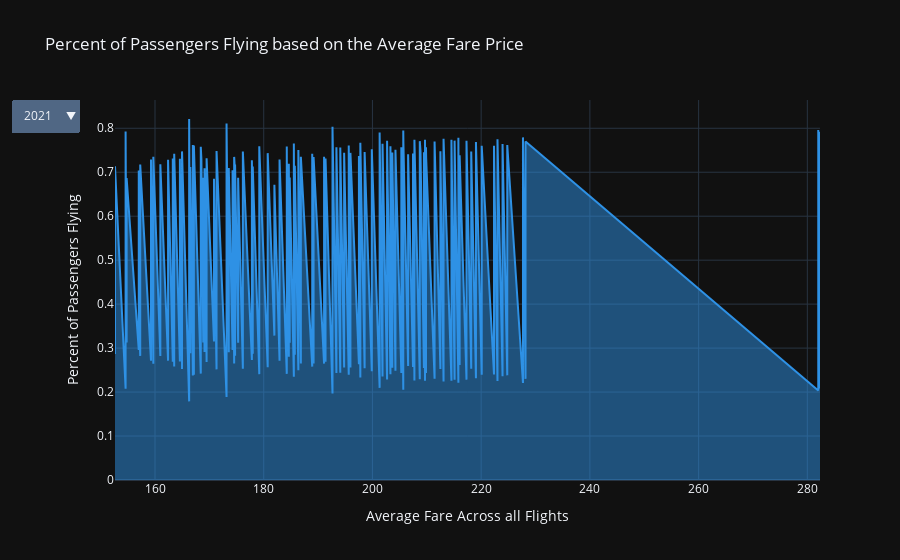

The code cell stored with this chart in its notebook:
### Code cell
# This visualization will serve to observe the 
# percent of short and long haul passenger based on the average fare price
consumer_fares = consumer_fares[consumer_fares['cityname'] == 'Seattle, WA']
consumer_fares['year'] =  list(map(str, consumer_fares['year']))


consumer_fares_reshape = pd.melt(consumer_fares.rename(columns = {
    'perc_sh_passengers':'Percent of Short Haul Passengers', 
    'perc_lh_passengers':'Percent of Long Haul Passengers', 
    'Total_avg_hub_fare':'Average Fare Across all Flights'
    }), 
                                  id_vars = ['year', 'Average Fare Across all Flights'], 
                                  value_vars=['Percent of Short Haul Passengers', 
                                              'Percent of Long Haul Passengers'
                                              ])



df = consumer_fares_reshape[['year','variable', 'value','Average Fare Across all Flights']].set_index(['variable','year', 
                                                                                   'Average Fare Across all Flights'])['value']

figs = {
    c: px.area(consumer_fares_reshape, x="Average Fare Across all Flights", 
              y='value', 
              labels = {
                 'value':'Percent of Passengers Flying', 
                 'variable':'Type of Flight'
             }, 
             title="Percent of Passengers Flying based on the Average Fare Price",
        color_discrete_sequence=px.colors.qualitative.Dark24).update_traces(
        name=c, visible=False, 
    )
    for c in df.index.get_level_values("year").unique()
}


# integrate figures per category into one figure
defaultcat = consumer_fares.year.unique()[0]
fig = figs[defaultcat].update_traces(visible=True)
for k in figs.keys():
    if k != defaultcat:
        fig.add_traces(figs[k].data)
        
# finally build dropdown menu
fig.update_layout(
    updatemenus=[
        {
            "buttons": [
                {
                    "label": k,
                    "method": "update",
                    # list comprehension for which traces are visible
                    "args": [{"visible": [kk == k for kk in figs.keys()]},
                             {"title":go.layout.xaxis.Title(
            text=f"Percent of Passengers flying vs. Average Airfare Prices <br><sup>{k} </sup>"
            )}],
                }
                for k in figs.keys()
            ]
        }
    ]
)



#list(df.columns)

### Figure 1 — Plotly figure (JSON) as saved in the notebook; plotly's stock layout.template omitted (floating-point values rounded to 4 significant figures; data arrays with more than 128 entries replaced by an {"elided": "..."} marker saying what was removed)
{"data": [{"hovertemplate": "Average Fare Across all Flights=%{x}<br>Percent of Passengers Flying=%{y}<extra></extra>", "legendgroup": "", "line": {"color": "#2E91E5"}, "marker": {"symbol": "circle"}, "mode": "lines", "name": "2021", "orientation": "v", "showlegend": false, "stackgroup": "1", "type": "scatter", "visible": true, "x": {"elided": "208 float values"}, "xaxis": "x", "y": {"elided": "208 float values"}, "yaxis": "y"}, {"hovertemplate": "Average Fare Across all Flights=%{x}<br>Percent of Passengers Flying=%{y}<extra></extra>", "legendgroup": "", "line": {"color": "#2E91E5"}, "marker": {"symbol": "circle"}, "mode": "lines", "name": "2022", "orientation": "v", "showlegend": false, "stackgroup": "1", "type": "scatter", "visible": false, "x": {"elided": "208 float values"}, "xaxis": "x", "y": {"elided": "208 float values"}, "yaxis": "y"}, {"hovertemplate": "Average Fare Across all Flights=%{x}<br>Percent of Passengers Flying=%{y}<extra></extra>", "legendgroup": "", "line": {"color": "#2E91E5"}, "marker": {"symbol": "circle"}, "mode": "lines", "name": "2018", "orientation": "v", "showlegend": false, "stackgroup": "1", "type": "scatter", "visible": false, "x": {"elided": "208 float values"}, "xaxis": "x", "y": {"elided": "208 float values"}, "yaxis": "y"}, {"hovertemplate": "Average Fare Across all Flights=%{x}<br>Percent of Passengers Flying=%{y}<extra></extra>", "legendgroup": "", "line": {"color": "#2E91E5"}, "marker": {"symbol": "circle"}, "mode": "lines", "name": "2003", "orientation": "v", "showlegend": false, "stackgroup": "1", "type": "scatter", "visible": false, "x": {"elided": "208 float values"}, "xaxis": "x", "y": {"elided": "208 float values"}, "yaxis": "y"}, {"hovertemplate": "Average Fare Across all Flights=%{x}<br>Percent of Passengers Flying=%{y}<extra></extra>", "legendgroup": "", "line": {"color": "#2E91E5"}, "marker": {"symbol": "circle"}, "mode": "lines", "name": "2012", "orientation": "v", "showlegend": false, "stackgroup": "1", "type": "scatter", "visible": false, "x": {"elided": "208 float values"}, "xaxis": "x", "y": {"elided": "208 float values"}, "yaxis": "y"}, {"hovertemplate": "Average Fare Across all Flights=%{x}<br>Percent of Passengers Flying=%{y}<extra></extra>", "legendgroup": "", "line": {"color": "#2E91E5"}, "marker": {"symbol": "circle"}, "mode": "lines", "name": "2014", "orientation": "v", "showlegend": false, "stackgroup": "1", "type": "scatter", "visible": false, "x": {"elided": "208 float values"}, "xaxis": "x", "y": {"elided": "208 float values"}, "yaxis": "y"}, {"hovertemplate": "Average Fare Across all Flights=%{x}<br>Percent of Passengers Flying=%{y}<extra></extra>", "legendgroup": "", "line": {"color": "#2E91E5"}, "marker": {"symbol": "circle"}, "mode": "lines", "name": "1997", "orientation": "v", "showlegend": false, "stackgroup": "1", "type": "scatter", "visible": false, "x": {"elided": "208 float values"}, "xaxis": "x", "y": {"elided": "208 float values"}, "yaxis": "y"}, {"hovertemplate": "Average Fare Across all Flights=%{x}<br>Percent of Passengers Flying=%{y}<extra></extra>", "legendgroup": "", "line": {"color": "#2E91E5"}, "marker": {"symbol": "circle"}, "mode": "lines", "name": "2001", "orientation": "v", "showlegend": false, "stackgroup": "1", "type": "scatter", "visible": false, "x": {"elided": "208 float values"}, "xaxis": "x", "y": {"elided": "208 float values"}, "yaxis": "y"}, {"hovertemplate": "Average Fare Across all Flights=%{x}<br>Percent of Passengers Flying=%{y}<extra></extra>", "legendgroup": "", "line": {"color": "#2E91E5"}, "marker": {"symbol": "circle"}, "mode": "lines", "name": "1996", "orientation": "v", "showlegend": false, "stackgroup": "1", "type": "scatter", "visible": false, "x": {"elided": "208 float values"}, "xaxis": "x", "y": {"elided": "208 float values"}, "yaxis": "y"}, {"hovertemplate": "Average Fare Across all Flights=%{x}<br>Percent of Passengers Flying=%{y}<extra></extra>", "legendgroup": "", "line": {"color": "#2E91E5"}, "marker": {"symbol": "circle"}, "mode": "lines", "name": "2005", "orientation": "v", "showlegend": false, "stackgroup": "1", "type": "scatter", "visible": false, "x": {"elided": "208 float values"}, "xaxis": "x", "y": {"elided": "208 float values"}, "yaxis": "y"}, {"hovertemplate": "Average Fare Across all Flights=%{x}<br>Percent of Passengers Flying=%{y}<extra></extra>", "legendgroup": "", "line": {"color": "#2E91E5"}, "marker": {"symbol": "circle"}, "mode": "lines", "name": "2017", "orientation": "v", "showlegend": false, "stackgroup": "1", "type": "scatter", "visible": false, "x": {"elided": "208 float values"}, "xaxis": "x", "y": {"elided": "208 float values"}, "yaxis": "y"}, {"hovertemplate": "Average Fare Across all Flights=%{x}<br>Percent of Passengers Flying=%{y}<extra></extra>", "legendgroup": "", "line": {"color": "#2E91E5"}, "marker": {"symbol": "circle"}, "mode": "lines", "name": "2019", "orientation": "v", "showlegend": false, "stackgroup": "1", "type": "scatter", "visible": false, "x": {"elided": "208 float values"}, "xaxis": "x", "y": {"elided": "208 float values"}, "yaxis": "y"}, {"hovertemplate": "Average Fare Across all Flights=%{x}<br>Percent of Passengers Flying=%{y}<extra></extra>", "legendgroup": "", "line": {"color": "#2E91E5"}, "marker": {"symbol": "circle"}, "mode": "lines", "name": "2006", "orientation": "v", "showlegend": false, "stackgroup": "1", "type": "scatter", "visible": false, "x": {"elided": "208 float values"}, "xaxis": "x", "y": {"elided": "208 float values"}, "yaxis": "y"}, {"hovertemplate": "Average Fare Across all Flights=%{x}<br>Percent of Passengers Flying=%{y}<extra></extra>", "legendgroup": "", "line": {"color": "#2E91E5"}, "marker": {"symbol": "circle"}, "mode": "lines", "name": "1999", "orientation": "v", "showlegend": false, "stackgroup": "1", "type": "scatter", "visible": false, "x": {"elided": "208 float values"}, "xaxis": "x", "y": {"elided": "208 float values"}, "yaxis": "y"}, {"hovertemplate": "Average Fare Across all Flights=%{x}<br>Percent of Passengers Flying=%{y}<extra></extra>", "legendgroup": "", "line": {"color": "#2E91E5"}, "marker": {"symbol": "circle"}, "mode": "lines", "name": "2010", "orientation": "v", "showlegend": false, "stackgroup": "1", "type": "scatter", "visible": false, "x": {"elided": "208 float values"}, "xaxis": "x", "y": {"elided": "208 float values"}, "yaxis": "y"}, {"hovertemplate": "Average Fare Across all Flights=%{x}<br>Percent of Passengers Flying=%{y}<extra></extra>", "legendgroup": "", "line": {"color": "#2E91E5"}, "marker": {"symbol": "circle"}, "mode": "lines", "name": "2011", "orientation": "v", "showlegend": false, "stackgroup": "1", "type": "scatter", "visible": false, "x": {"elided": "208 float values"}, "xaxis": "x", "y": {"elided": "208 float values"}, "yaxis": "y"}, {"hovertemplate": "Average Fare Across all Flights=%{x}<br>Percent of Passengers Flying=%{y}<extra></extra>", "legendgroup": "", "line": {"color": "#2E91E5"}, "marker": {"symbol": "circle"}, "mode": "lines", "name": "2015", "orientation": "v", "showlegend": false, "stackgroup": "1", "type": "scatter", "visible": false, "x": {"elided": "208 float values"}, "xaxis": "x", "y": {"elided": "208 float values"}, "yaxis": "y"}, {"hovertemplate": "Average Fare Across all Flights=%{x}<br>Percent of Passengers Flying=%{y}<extra></extra>", "legendgroup": "", "line": {"color": "#2E91E5"}, "marker": {"symbol": "circle"}, "mode": "lines", "name": "2002", "orientation": "v", "showlegend": false, "stackgroup": "1", "type": "scatter", "visible": false, "x": {"elided": "208 float values"}, "xaxis": "x", "y": {"elided": "208 float values"}, "yaxis": "y"}, {"hovertemplate": "Average Fare Across all Flights=%{x}<br>Percent of Passengers Flying=%{y}<extra></extra>", "legendgroup": "", "line": {"color": "#2E91E5"}, "marker": {"symbol": "circle"}, "mode": "lines", "name": "2004", "orientation": "v", "showlegend": false, "stackgroup": "1", "type": "scatter", "visible": false, "x": {"elided": "208 float values"}, "xaxis": "x", "y": {"elided": "208 float values"}, "yaxis": "y"}, {"hovertemplate": "Average Fare Across all Flights=%{x}<br>Percent of Passengers Flying=%{y}<extra></extra>", "legendgroup": "", "line": {"color": "#2E91E5"}, "marker": {"symbol": "circle"}, "mode": "lines", "name": "2008", "orientation": "v", "showlegend": false, "stackgroup": "1", "type": "scatter", "visible": false, "x": {"elided": "208 float values"}, "xaxis": "x", "y": {"elided": "208 float values"}, "yaxis": "y"}, {"hovertemplate": "Average Fare Across all Flights=%{x}<br>Percent of Passengers Flying=%{y}<extra></extra>", "legendgroup": "", "line": {"color": "#2E91E5"}, "marker": {"symbol": "circle"}, "mode": "lines", "name": "2009", "orientation": "v", "showlegend": false, "stackgroup": "1", "type": "scatter", "visible": false, "x": {"elided": "208 float values"}, "xaxis": "x", "y": {"elided": "208 float values"}, "yaxis": "y"}, {"hovertemplate": "Average Fare Across all Flights=%{x}<br>Percent of Passengers Flying=%{y}<extra></extra>", "legendgroup": "", "line": {"color": "#2E91E5"}, "marker": {"symbol": "circle"}, "mode": "lines", "name": "2013", "orientation": "v", "showlegend": false, "stackgroup": "1", "type": "scatter", "visible": false, "x": {"elided": "208 float values"}, "xaxis": "x", "y": {"elided": "208 float values"}, "yaxis": "y"}, {"hovertemplate": "Average Fare Across all Flights=%{x}<br>Percent of Passengers Flying=%{y}<extra></extra>", "legendgroup": "", "line": {"color": "#2E91E5"}, "marker": {"symbol": "circle"}, "mode": "lines", "name": "2007", "orientation": "v", "showlegend": false, "stackgroup": "1", "type": "scatter", "visible": false, "x": {"elided": "208 float values"}, "xaxis": "x", "y": {"elided": "208 float values"}, "yaxis": "y"}, {"hovertemplate": "Average Fare Across all Flights=%{x}<br>Percent of Passengers Flying=%{y}<extra></extra>", "legendgroup": "", "line": {"color": "#2E91E5"}, "marker": {"symbol": "circle"}, "mode": "lines", "name": "2000", "orientation": "v", "showlegend": false, "stackgroup": "1", "type": "scatter", "visible": false, "x": {"elided": "208 float values"}, "xaxis": "x", "y": {"elided": "208 float values"}, "yaxis": "y"}, {"hovertemplate": "Average Fare Across all Flights=%{x}<br>Percent of Passengers Flying=%{y}<extra></extra>", "legendgroup": "", "line": {"color": "#2E91E5"}, "marker": {"symbol": "circle"}, "mode": "lines", "name": "1998", "orientation": "v", "showlegend": false, "stackgroup": "1", "type": "scatter", "visible": false, "x": {"elided": "208 float values"}, "xaxis": "x", "y": {"elided": "208 float values"}, "yaxis": "y"}, {"hovertemplate": "Average Fare Across all Flights=%{x}<br>Percent of Passengers Flying=%{y}<extra></extra>", "legendgroup": "", "line": {"color": "#2E91E5"}, "marker": {"symbol": "circle"}, "mode": "lines", "name": "2016", "orientation": "v", "showlegend": false, "stackgroup": "1", "type": "scatter", "visible": false, "x": {"elided": "208 float values"}, "xaxis": "x", "y": {"elided": "208 float values"}, "yaxis": "y"}, {"hovertemplate": "Average Fare Across all Flights=%{x}<br>Percent of Passengers Flying=%{y}<extra></extra>", "legendgroup": "", "line": {"color": "#2E91E5"}, "marker": {"symbol": "circle"}, "mode": "lines", "name": "2020", "orientation": "v", "showlegend": false, "stackgroup": "1", "type": "scatter", "visible": false, "x": {"elided": "208 float values"}, "xaxis": "x", "y": {"elided": "208 float values"}, "yaxis": "y"}], "layout": {"legend": {"tracegroupgap": 0}, "title": {"text": "Percent of Passengers Flying based on the Average Fare Price"}, "updatemenus": [{"buttons": [{"args": [{"visible": [true, false, false, false, false, false, false, false, false, false, false, false, false, false, false, false, false, false, false, false, false, false, false, false, false, false, false]}, {"title": {"text": "Percent of Passengers flying vs. Average Airfare Prices <br><sup>2021 </sup>"}}], "label": "2021", "method": "update"}, {"args": [{"visible": [false, true, false, false, false, false, false, false, false, false, false, false, false, false, false, false, false, false, false, false, false, false, false, false, false, false, false]}, {"title": {"text": "Percent of Passengers flying vs. Average Airfare Prices <br><sup>2022 </sup>"}}], "label": "2022", "method": "update"}, {"args": [{"visible": [false, false, true, false, false, false, false, false, false, false, false, false, false, false, false, false, false, false, false, false, false, false, false, false, false, false, false]}, {"title": {"text": "Percent of Passengers flying vs. Average Airfare Prices <br><sup>2018 </sup>"}}], "label": "2018", "method": "update"}, {"args": [{"visible": [false, false, false, true, false, false, false, false, false, false, false, false, false, false, false, false, false, false, false, false, false, false, false, false, false, false, false]}, {"title": {"text": "Percent of Passengers flying vs. Average Airfare Prices <br><sup>2003 </sup>"}}], "label": "2003", "method": "update"}, {"args": [{"visible": [false, false, false, false, true, false, false, false, false, false, false, false, false, false, false, false, false, false, false, false, false, false, false, false, false, false, false]}, {"title": {"text": "Percent of Passengers flying vs. Average Airfare Prices <br><sup>2012 </sup>"}}], "label": "2012", "method": "update"}, {"args": [{"visible": [false, false, false, false, false, true, false, false, false, false, false, false, false, false, false, false, false, false, false, false, false, false, false, false, false, false, false]}, {"title": {"text": "Percent of Passengers flying vs. Average Airfare Prices <br><sup>2014 </sup>"}}], "label": "2014", "method": "update"}, {"args": [{"visible": [false, false, false, false, false, false, true, false, false, false, false, false, false, false, false, false, false, false, false, false, false, false, false, false, false, false, false]}, {"title": {"text": "Percent of Passengers flying vs. Average Airfare Prices <br><sup>1997 </sup>"}}], "label": "1997", "method": "update"}, {"args": [{"visible": [false, false, false, false, false, false, false, true, false, false, false, false, false, false, false, false, false, false, false, false, false, false, false, false, false, false, false]}, {"title": {"text": "Percent of Passengers flying vs. Average Airfare Prices <br><sup>2001 </sup>"}}], "label": "2001", "method": "update"}, {"args": [{"visible": [false, false, false, false, false, false, false, false, true, false, false, false, false, false, false, false, false, false, false, false, false, false, false, false, false, false, false]}, {"title": {"text": "Percent of Passengers flying vs. Average Airfare Prices <br><sup>1996 </sup>"}}], "label": "1996", "method": "update"}, {"args": [{"visible": [false, false, false, false, false, false, false, false, false, true, false, false, false, false, false, false, false, false, false, false, false, false, false, false, false, false, false]}, {"title": {"text": "Percent of Passengers flying vs. Average Airfare Prices <br><sup>2005 </sup>"}}], "label": "2005", "method": "update"}, {"args": [{"visible": [false, false, false, false, false, false, false, false, false, false, true, false, false, false, false, false, false, false, false, false, false, false, false, false, false, false, false]}, {"title": {"text": "Percent of Passengers flying vs. Average Airfare Prices <br><sup>2017 </sup>"}}], "label": "2017", "method": "update"}, {"args": [{"visible": [false, false, false, false, false, false, false, false, false, false, false, true, false, false, false, false, false, false, false, false, false, false, false, false, false, false, false]}, {"title": {"text": "Percent of Passengers flying vs. Average Airfare Prices <br><sup>2019 </sup>"}}], "label": "2019", "method": "update"}, {"args": [{"visible": [false, false, false, false, false, false, false, false, false, false, false, false, true, false, false, false, false, false, false, false, false, false, false, false, false, false, false]}, {"title": {"text": "Percent of Passengers flying vs. Average Airfare Prices <br><sup>2006 </sup>"}}], "label": "2006", "method": "update"}, {"args": [{"visible": [false, false, false, false, false, false, false, false, false, false, false, false, false, true, false, false, false, false, false, false, false, false, false, false, false, false, false]}, {"title": {"text": "Percent of Passengers flying vs. Average Airfare Prices <br><sup>1999 </sup>"}}], "label": "1999", "method": "update"}, {"args": [{"visible": [false, false, false, false, false, false, false, false, false, false, false, false, false, false, true, false, false, false, false, false, false, false, false, false, false, false, false]}, {"title": {"text": "Percent of Passengers flying vs. Average Airfare Prices <br><sup>2010 </sup>"}}], "label": "2010", "method": "update"}, {"args": [{"visible": [false, false, false, false, false, false, false, false, false, false, false, false, false, false, false, true, false, false, false, false, false, false, false, false, false, false, false]}, {"title": {"text": "Percent of Passengers flying vs. Average Airfare Prices <br><sup>2011 </sup>"}}], "label": "2011", "method": "update"}, {"args": [{"visible": [false, false, false, false, false, false, false, false, false, false, false, false, false, false, false, false, true, false, false, false, false, false, false, false, false, false, false]}, {"title": {"text": "Percent of Passengers flying vs. Average Airfare Prices <br><sup>2015 </sup>"}}], "label": "2015", "method": "update"}, {"args": [{"visible": [false, false, false, false, false, false, false, false, false, false, false, false, false, false, false, false, false, true, false, false, false, false, false, false, false, false, false]}, {"title": {"text": "Percent of Passengers flying vs. Average Airfare Prices <br><sup>2002 </sup>"}}], "label": "2002", "method": "update"}, {"args": [{"visible": [false, false, false, false, false, false, false, false, false, false, false, false, false, false, false, false, false, false, true, false, false, false, false, false, false, false, false]}, {"title": {"text": "Percent of Passengers flying vs. Average Airfare Prices <br><sup>2004 </sup>"}}], "label": "2004", "method": "update"}, {"args": [{"visible": [false, false, false, false, false, false, false, false, false, false, false, false, false, false, false, false, false, false, false, true, false, false, false, false, false, false, false]}, {"title": {"text": "Percent of Passengers flying vs. Average Airfare Prices <br><sup>2008 </sup>"}}], "label": "2008", "method": "update"}, {"args": [{"visible": [false, false, false, false, false, false, false, false, false, false, false, false, false, false, false, false, false, false, false, false, true, false, false, false, false, false, false]}, {"title": {"text": "Percent of Passengers flying vs. Average Airfare Prices <br><sup>2009 </sup>"}}], "label": "2009", "method": "update"}, {"args": [{"visible": [false, false, false, false, false, false, false, false, false, false, false, false, false, false, false, false, false, false, false, false, false, true, false, false, false, false, false]}, {"title": {"text": "Percent of Passengers flying vs. Average Airfare Prices <br><sup>2013 </sup>"}}], "label": "2013", "method": "update"}, {"args": [{"visible": [false, false, false, false, false, false, false, false, false, false, false, false, false, false, false, false, false, false, false, false, false, false, true, false, false, false, false]}, {"title": {"text": "Percent of Passengers flying vs. Average Airfare Prices <br><sup>2007 </sup>"}}], "label": "2007", "method": "update"}, {"args": [{"visible": [false, false, false, false, false, false, false, false, false, false, false, false, false, false, false, false, false, false, false, false, false, false, false, true, false, false, false]}, {"title": {"text": "Percent of Passengers flying vs. Average Airfare Prices <br><sup>2000 </sup>"}}], "label": "2000", "method": "update"}, {"args": [{"visible": [false, false, false, false, false, false, false, false, false, false, false, false, false, false, false, false, false, false, false, false, false, false, false, false, true, false, false]}, {"title": {"text": "Percent of Passengers flying vs. Average Airfare Prices <br><sup>1998 </sup>"}}], "label": "1998", "method": "update"}, {"args": [{"visible": [false, false, false, false, false, false, false, false, false, false, false, false, false, false, false, false, false, false, false, false, false, false, false, false, false, true, false]}, {"title": {"text": "Percent of Passengers flying vs. Average Airfare Prices <br><sup>2016 </sup>"}}], "label": "2016", "method": "update"}, {"args": [{"visible": [false, false, false, false, false, false, false, false, false, false, false, false, false, false, false, false, false, false, false, false, false, false, false, false, false, false, true]}, {"title": {"text": "Percent of Passengers flying vs. Average Airfare Prices <br><sup>2020 </sup>"}}], "label": "2020", "method": "update"}]}], "xaxis": {"anchor": "y", "domain": [0, 1], "title": {"text": "Average Fare Across all Flights"}}, "yaxis": {"anchor": "x", "domain": [0, 1], "title": {"text": "Percent of Passengers Flying"}}}}
